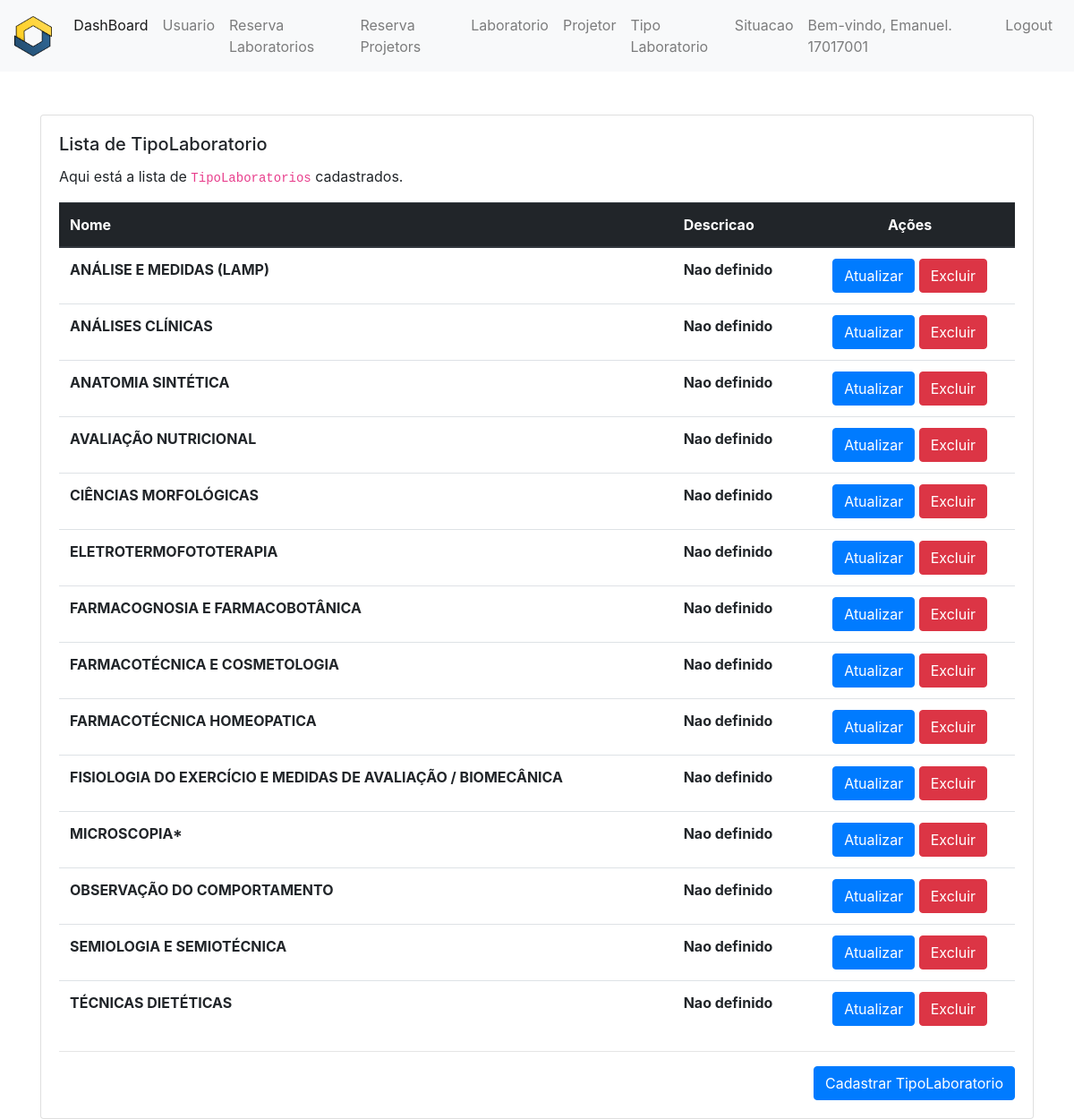
/tipo_laboratorios/ (signed in), run on the app's committed database.
### authweb/models.py (models this page shows, shortened)
class TipoLaboratorio (models.Model):
    nome = models.CharField(max_length=255, blank=True, null=True)
    descricao = models.CharField(max_length=255, blank=True, null=True)
    objetos = models.Manager()

### website/views.py (the view)
# urls.py: path('tipo_laboratorios/', TipoLaboratorioListView.as_view(), name="lista_tipo_laboratorios"),
class TipoLaboratorioListView(PermissionRequiredMixin,LoginRequiredMixin, ListView):
    permission_required = "authweb.view_tipolaboratorio"
    template_name = "website/tipo_laboratorio/lista.html"
    model = TipoLaboratorio
    context_object_name = "tipo_laboratorios"
    login_url = 'website:login'
    redirect_field_name = 'redirect_to'

### authweb/templatetags/mytags.py (called while the page is built)
@register.filter
def str_none(value): # Only one argument.
    if(value == None):
        return "Nao definido"
    else:
        return "Nao definido"

### website/templates/website/tipo_laboratorio/lista.html (shortened to what this page needs)
{% extends "website/_layouts/base.html" %}
{% load widget_tweaks %}
{% load mytags %}
{% block conteudo %}
<div class="container mt-5">
  <div class="row">
    <div class="col-lg-12 col-md-12 col-sm-12 col-xs-12">
      <div class="card">
        <div class="card-body">
          <h5 class="card-title">Lista de TipoLaboratorio</h5>
          {% if tipo_laboratorios|length > 0 %}
            <p class="card-text">
              Aqui está a lista de <code>TipoLaboratorios</code> cadastrados.
            </p>
            <table class="table">
              <thead class="thead-dark">
              <tr>
                <th scope="col">Nome</th>
				<th scope="col">Descricao</th>
				<th scope="col" class="text-center">Ações</th>
              </tr>
              </thead>
              <tbody>
              {% for tipo_laboratorio in tipo_laboratorios %}
                <tr>
                  <th scope="row">{{ tipo_laboratorio.nome }}</th>
				 <th scope="row">{{ tipo_laboratorio.descricao|str_none }}</th>
                  <td class="text-center">
				{% if perms.authweb.change_tipolaboratorio %}
                    <a href="{% url 'website:atualiza_tipo_laboratorio' pk=tipo_laboratorio.id %}"
                       class="btn btn-primary">
                      Atualizar
                    </a>
				{% endif %}
				{% if perms.authweb.delete_tipolaboratorio %}
                    <a href="{% url 'website:deleta_tipo_laboratorio' pk=tipo_laboratorio.id %}"
                      class="btn btn-danger">
                        Excluir
                    </a>
				{% endif %}
                  </td>
                </tr>
              {% endfor %}
              </tbody>
            </table>
        {% else %}
          <div class="text-center mt-5 mb-5 jumbotron">
            <h5>Nenhum <code>TipoLaboratorio</code> cadastrado ainda.</h5>
          </div>
        {% endif %}
          <hr />
          <div class="text-right">
            <a href="{% url 'website:cadastra_tipo_laboratorio' %}" class="btn btn-primary">
              Cadastrar TipoLaboratorio
            </a>
          </div>
        </div>
      </div>
    </div>
  </div>
</div>
{% endblock %}

### website/templates/website/_layouts/base.html (shortened to what this page needs)
<!DOCTYPE html>
<html>
	{% load static %}
    <head>
        <link rel="stylesheet" type="text/css" href="{% static 'website/css/bootstrap.min.css' %}">
        <link rel="stylesheet" type="text/css" href="{% static 'website/css/master.css' %}">
		<link rel="stylesheet" type="text/css" href="{% static 'website/css/jquery.datetimepicker.min.css' %}" >
    </head>
    <body>
        <nav class="navbar navbar-expand-lg navbar-light bg-light">
            <a class="navbar-brand" href="{% url 'website:index' %}">
              <img src="{% static 'website/img/favicon.png' %}" height="45px">
            </a>
            <div class="collapse navbar-collapse" id="navbarSupportedContent">
                <ul class="navbar-nav mr-auto">
					{% if user.is_authenticated %}
					<li class="nav-item active">
                        <a class="nav-link" href="{% url 'website:dashboard' %}">DashBoard</a>
                    </li>
					{% if user.is_staff %}
					<li class="nav-item">
                        <a class="nav-link" href="{% url 'website:lista_usuarios' %}">Usuario</a>
                    </li>
					<li class="nav-item">
                        <a class="nav-link" href="{% url 'website:lista_reserva_laboratorios' %}">Reserva Laboratorios</a>
                    </li>
					<li class="nav-item">
                        <a class="nav-link" href="{% url 'website:lista_reserva_projetors' %}">Reserva Projetors</a>
                    </li>
					<li class="nav-item">
                        <a class="nav-link" href="{% url 'website:lista_laboratorios' %}">Laboratorio</a>
                    </li>
					<li class="nav-item">
                        <a class="nav-link" href="{% url 'website:lista_projetors' %}">Projetor</a>
                    </li>
					<li class="nav-item">
                        <a class="nav-link" href="{% url 'website:lista_tipo_laboratorios' %}">Tipo Laboratorio</a>
                    </li>
					<li class="nav-item">
                        <a class="nav-link" href="{% url 'website:lista_situacaos' %}">Situacao</a>
                    </li>
					{% endif %}
					{% else %}
					<li class="nav-item active">
                        <a class="nav-link" href="{% url 'website:index' %}">Página Inicial</a>
                    </li>
					{% endif %}
                </ul>
                <ul class="navbar-nav float-right">
				{% if user.is_authenticated %}
						<li class="nav-item">
                        	<a class="nav-link">Bem-vindo, {{ user.first_name }}. {{ user.username }}</a>
                    	</li>
						<li class="nav-item">
                        	<a class="nav-link" href="{% url 'website:logout' %}">Logout</a>
                    	</li>
					{% else %}
					<li class="nav-item">
                        	<a class="nav-link">Bem-vindo Visitante, faca login.</a>
                    </li>
					{% endif %}
                </ul>
            </div>
        </nav>
        {% block conteudo %}{% endblock %}
    </body>
</html>

### data on the page
TipoLaboratorio: nome "ANÁLISE E MEDIDAS (LAMP)", descricao|str_none "Nao definido"
TipoLaboratorio: nome "ANÁLISES CLÍNICAS", descricao|str_none "Nao definido"
TipoLaboratorio: nome "ANATOMIA SINTÉTICA", descricao|str_none "Nao definido"
TipoLaboratorio: nome "AVALIAÇÃO NUTRICIONAL", descricao|str_none "Nao definido"
TipoLaboratorio: nome "CIÊNCIAS MORFOLÓGICAS", descricao|str_none "Nao definido"
TipoLaboratorio: nome "ELETROTERMOFOTOTERAPIA", descricao|str_none "Nao definido"
TipoLaboratorio: nome "FARMACOGNOSIA E FARMACOBOTÂNICA", descricao|str_none "Nao definido"
TipoLaboratorio: nome "FARMACOTÉCNICA E COSMETOLOGIA", descricao|str_none "Nao definido"
TipoLaboratorio: nome "FARMACOTÉCNICA HOMEOPATICA", descricao|str_none "Nao definido"
TipoLaboratorio: nome "FISIOLOGIA DO EXERCÍCIO E MEDIDAS DE AVALIAÇÃO / BIOMECÂNICA", descricao|str_none "Nao definido"
TipoLaboratorio: nome "MICROSCOPIA*", descricao|str_none "Nao definido"
TipoLaboratorio: nome "OBSERVAÇÃO DO COMPORTAMENTO", descricao|str_none "Nao definido"
TipoLaboratorio: nome "SEMIOLOGIA E SEMIOTÉCNICA", descricao|str_none "Nao definido"
TipoLaboratorio: nome "TÉCNICAS DIETÉTICAS", descricao|str_none "Nao definido"

### other printed values
{{ user.first_name }} "Emanuel"
{{ user.username }} "17017001"
